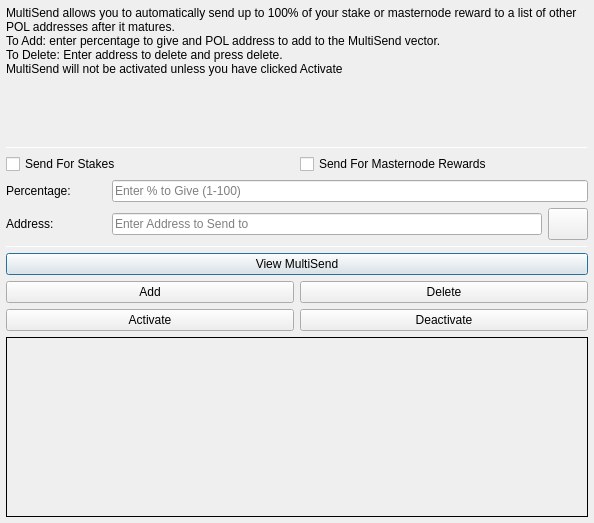
<?xml version="1.0" encoding="UTF-8"?>
<ui version="4.0">
 <class>MultiSendDialog</class>
 <widget class="QDialog" name="MultiSendDialog">
  <property name="windowModality">
   <enum>Qt::NonModal</enum>
  </property>
  <property name="geometry">
   <rect>
    <x>0</x>
    <y>0</y>
    <width>594</width>
    <height>523</height>
   </rect>
  </property>
  <property name="windowTitle">
   <string>MultiSend</string>
  </property>
  <layout class="QVBoxLayout" name="verticalLayout" stretch="0">
   <property name="leftMargin">
    <number>6</number>
   </property>
   <property name="topMargin">
    <number>6</number>
   </property>
   <property name="rightMargin">
    <number>6</number>
   </property>
   <property name="bottomMargin">
    <number>6</number>
   </property>
   <item>
    <layout class="QVBoxLayout" name="verticalLayout_Main" stretch="1,1,1,1,1,1">
     <item>
      <widget class="QLabel" name="label_2">
       <property name="lineWidth">
        <number>1</number>
       </property>
       <property name="text">
        <string>MultiSend allows you to automatically send up to 100% of your stake or masternode reward to a list of other POL addresses after it matures.
To Add: enter percentage to give and POL address to add to the MultiSend vector.
To Delete: Enter address to delete and press delete.
MultiSend will not be activated unless you have clicked Activate</string>
       </property>
       <property name="alignment">
        <set>Qt::AlignLeading|Qt::AlignLeft|Qt::AlignTop</set>
       </property>
       <property name="wordWrap">
        <bool>true</bool>
       </property>
      </widget>
     </item>
     <item>
      <widget class="Line" name="line">
       <property name="minimumSize">
        <size>
         <width>0</width>
         <height>1</height>
        </size>
       </property>
       <property name="maximumSize">
        <size>
         <width>16777215</width>
         <height>1</height>
        </size>
       </property>
       <property name="orientation">
        <enum>Qt::Horizontal</enum>
       </property>
      </widget>
     </item>
     <item>
      <layout class="QVBoxLayout" name="verticalLayout_Settings">
       <item>
        <layout class="QHBoxLayout" name="horizontalLayout">
         <item>
          <widget class="QCheckBox" name="multiSendStakeCheckBox">
           <property name="text">
            <string>Send For Stakes</string>
           </property>
          </widget>
         </item>
         <item>
          <widget class="QCheckBox" name="multiSendMasternodeCheckBox">
           <property name="text">
            <string>Send For Masternode Rewards</string>
           </property>
          </widget>
         </item>
        </layout>
       </item>
       <item>
        <layout class="QHBoxLayout" name="horizontalLayout_6">
         <item>
          <widget class="QLabel" name="label">
           <property name="minimumSize">
            <size>
             <width>100</width>
             <height>0</height>
            </size>
           </property>
           <property name="toolTip">
            <string>Percentage of stake to send</string>
           </property>
           <property name="text">
            <string>Percentage:</string>
           </property>
          </widget>
         </item>
         <item>
          <widget class="QLineEdit" name="multiSendPercentEdit">
           <property name="toolTip">
            <string>Enter whole numbers 1 - 100</string>
           </property>
           <property name="placeholderText">
            <string>Enter % to Give (1-100)</string>
           </property>
          </widget>
         </item>
        </layout>
       </item>
       <item>
        <layout class="QHBoxLayout" name="horizontalLayout_7">
         <item>
          <widget class="QLabel" name="label_5">
           <property name="minimumSize">
            <size>
             <width>100</width>
             <height>0</height>
            </size>
           </property>
           <property name="toolTip">
            <string>Address to send portion of stake to</string>
           </property>
           <property name="text">
            <string>Address:</string>
           </property>
          </widget>
         </item>
         <item>
          <widget class="QLineEdit" name="multiSendAddressEdit">
           <property name="toolTip">
            <string/>
           </property>
           <property name="placeholderText">
            <string>Enter Address to Send to</string>
           </property>
          </widget>
         </item>
         <item>
          <widget class="QPushButton" name="addressBookButton">
           <property name="maximumSize">
            <size>
             <width>16777215</width>
             <height>32</height>
            </size>
           </property>
           <property name="toolTip">
            <string>Choose an address from the address book</string>
           </property>
           <property name="text">
            <string/>
           </property>
           <property name="icon">
            <iconset resource="../polariscoinnetwork.qrc">
             <normaloff>:/icons/address-book</normaloff>:/icons/address-book</iconset>
           </property>
           <property name="shortcut">
            <string>Alt+A</string>
           </property>
           <property name="autoDefault">
            <bool>false</bool>
           </property>
          </widget>
         </item>
        </layout>
       </item>
      </layout>
     </item>
     <item>
      <widget class="Line" name="line_2">
       <property name="minimumSize">
        <size>
         <width>0</width>
         <height>1</height>
        </size>
       </property>
       <property name="maximumSize">
        <size>
         <width>16777215</width>
         <height>1</height>
        </size>
       </property>
       <property name="orientation">
        <enum>Qt::Horizontal</enum>
       </property>
      </widget>
     </item>
     <item>
      <layout class="QVBoxLayout" name="verticalLayout_Buttons">
       <item>
        <layout class="QHBoxLayout" name="horizontalLayout_4">
         <item>
          <widget class="QPushButton" name="viewButton">
           <property name="toolTip">
            <string/>
           </property>
           <property name="statusTip">
            <string>View MultiSend Vector</string>
           </property>
           <property name="text">
            <string>View MultiSend</string>
           </property>
          </widget>
         </item>
        </layout>
       </item>
       <item>
        <layout class="QHBoxLayout" name="horizontalLayout_2">
         <item>
          <widget class="QPushButton" name="addButton">
           <property name="toolTip">
            <string/>
           </property>
           <property name="statusTip">
            <string>Add to MultiSend Vector</string>
           </property>
           <property name="text">
            <string>Add</string>
           </property>
          </widget>
         </item>
         <item>
          <widget class="QPushButton" name="deleteButton">
           <property name="toolTip">
            <string/>
           </property>
           <property name="statusTip">
            <string>Delete Address From MultiSend Vector</string>
           </property>
           <property name="text">
            <string>Delete</string>
           </property>
          </widget>
         </item>
        </layout>
       </item>
       <item>
        <layout class="QHBoxLayout" name="horizontalLayout_5">
         <item>
          <widget class="QPushButton" name="activateButton">
           <property name="statusTip">
            <string>Activate MultiSend</string>
           </property>
           <property name="text">
            <string>Activate</string>
           </property>
          </widget>
         </item>
         <item>
          <widget class="QPushButton" name="disableButton">
           <property name="statusTip">
            <string>Deactivate MultiSend</string>
           </property>
           <property name="text">
            <string>Deactivate</string>
           </property>
          </widget>
         </item>
        </layout>
       </item>
      </layout>
     </item>
     <item>
      <widget class="QLabel" name="message">
       <property name="minimumSize">
        <size>
         <width>0</width>
         <height>180</height>
        </size>
       </property>
       <property name="frameShape">
        <enum>QFrame::Panel</enum>
       </property>
       <property name="frameShadow">
        <enum>QFrame::Plain</enum>
       </property>
       <property name="lineWidth">
        <number>1</number>
       </property>
       <property name="midLineWidth">
        <number>1</number>
       </property>
       <property name="text">
        <string/>
       </property>
       <property name="alignment">
        <set>Qt::AlignLeading|Qt::AlignLeft|Qt::AlignTop</set>
       </property>
       <property name="wordWrap">
        <bool>true</bool>
       </property>
      </widget>
     </item>
    </layout>
   </item>
  </layout>
 </widget>
 <resources>
  <include location="../polariscoinnetwork.qrc"/>
 </resources>
 <connections/>
</ui>
